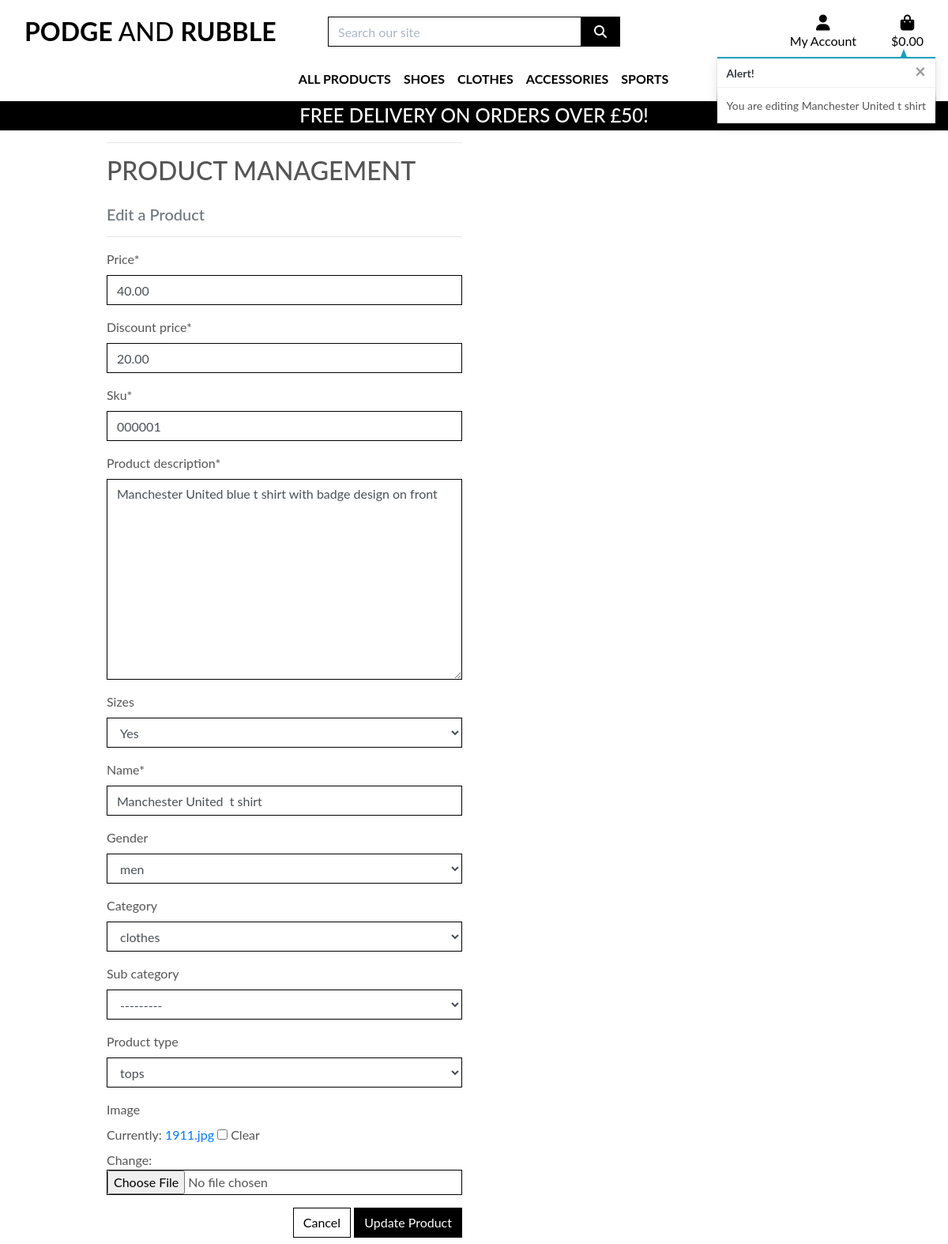
Page /products/edit/1/ on the earlier database version.
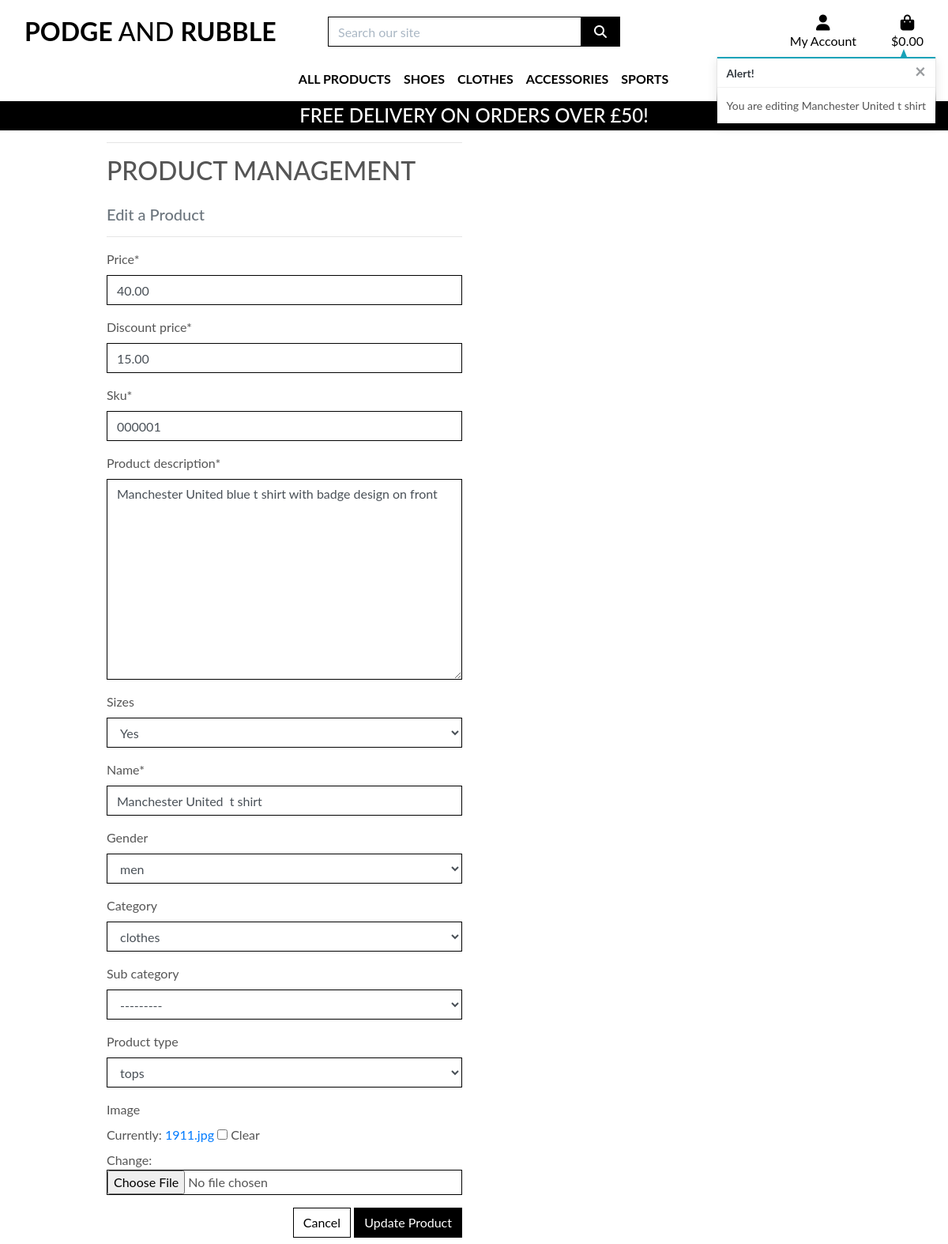
Same page on the later database version.
### products/models.py (models this page shows, shortened)
class Product(models.Model):
    price = models.DecimalField(
        max_digits=6,
        decimal_places=2)
    discount_price = models.DecimalField(
        max_digits=6,
        decimal_places=2)
    sku = models.CharField(
        max_length=254)
    name = models.CharField(
        max_length=254)
    product_description = models.TextField()
    sizes = models.BooleanField(
        default=False,
        null=True,
        blank=True)
    category = models.CharField(max_length=20)
    gender = models.CharField(max_length=10)
    product_type = models.CharField(max_length=20)
    name = models.CharField(max_length=254)
    gender = models.ForeignKey(
        'Gender',
        null=True,
        blank=True,
        on_delete=models.SET_NULL)
    category = models.ForeignKey(
        'Category',
        null=True,
        blank=True,
        on_delete=models.SET_NULL)
    sub_category = models.ForeignKey(
        'SubCategory',
        null=True,
        blank=True,
        on_delete=models.SET_NULL)
    product_type = models.ForeignKey(
        'ProductType',
        null=True,
        blank=True,
        on_delete=models.SET_NULL)
    image = models.ImageField(
        blank=True,
        null=True)

class Gender(models.Model):
    name = models.CharField(
        max_length=254)
    display_name = models.CharField(
        max_length=254)
    def __str__(self):
        return self.name

class Category(models.Model):
    class Meta:
        verbose_name_plural = 'Categories'
    name = models.CharField(max_length=255)
    display_name = models.CharField(max_length=255, null=True, blank=True)
    def __str__(self):
        return self.name

class ProductType(models.Model):
    name = models.CharField(
        max_length=254)
    display_name = models.CharField(
        max_length=254)
    def __str__(self):
        return self.name

### products/views.py (the view)
# urls.py: path('edit/<int:product_id>/', views.edit_product, name='edit_product'),
def edit_product(request, product_id):
    product = get_object_or_404(Product, pk=product_id)
    if request.method == 'POST':
        form = ProductForm(request.POST, request.FILES, instance=product)
        if form.is_valid():
            form.save()
            messages.success(request, 'Successfully updated product!')
            return redirect(reverse('product_detail', args=[product.id]))
        else:
            messages.error(request, 'Failed to update product. Please ensure the form is valid.')
    else:
        form = ProductForm(instance=product)
        messages.info(request, f'You are editing {product.name}')
    template = 'products/edit_product.html'
    context = {
        'form': form,
        'product': product,
    }
    return render(request, template, context)

### products/forms.py
class ProductForm(forms.ModelForm):
    class Meta:
        model = Product
        fields = '__all__'
    def __init__(self, *args, **kwargs):
        super().__init__(*args, **kwargs)
        categories = Category.objects.all()
        for field_name, field in self.fields.items():
            field.widget.attrs['class'] = 'border-black rounded-0'

### bag/contexts.py (called while the page is built, shortened)
def bag_contents(request):
    bag_items = []
    total = 0
    product_count = 0
    bag = request.session.get('bag', {})
    if total < settings.FREE_DELIVERY_THRESHOLD:
        delivery = total * Decimal(settings.STANDARD_DELIVERY_PERCENTAGE / 100)
        free_delivery_delta = settings.FREE_DELIVERY_THRESHOLD - total
    else:
        delivery = 0
        free_delivery_delta = 0
    grand_total = delivery + total
    context = {
        'bag_items': bag_items,
        'total': total,
        'product_count': product_count,
        'delivery': delivery,
        'free_delivery_delta': free_delivery_delta,
        'free_delivery_threshold': settings.FREE_DELIVERY_THRESHOLD,
        'grand_total': grand_total,
    }
    return context

### products/templates/products/edit_product.html (shortened to what this page needs)
{% extends "base.html" %}
{% load static %}
{% block page_header %}
    <div class="container header-container">
    </div>
{% endblock %}
{% block content %}
    <div class="overlay"></div>
    <div class="container">
        <div class="row">
            <div class="col-12 col-md-6">
                <hr>
                <h2 class="logo-font mb-4">Product Management</h2>
                <h5 class="text-muted">Edit a Product</h5>
                <hr>
            </div>
        </div>
        <div class="row">
            <div class="col-12 col-md-6">
                <form method="POST" action="{% url 'edit_product' product.id %}" class="form mb-2" enctype="multipart/form-data">
                    {{ form | crispy }}
                    <div class="text-right">
                        <a class="btn btn-outline-black rounded-0" href="{% url 'products' %}">Cancel</a>
                        <button class="btn btn-black rounded-0" type="submit">Update Product</button>
                    </div>
                </form>
            </div>
        </div>
    </div>
{% endblock %}

Differences in the rows shown:
changed Product "Manchester United blue t shirt with badge design on front": discount_price "20.00" → "15.00"
